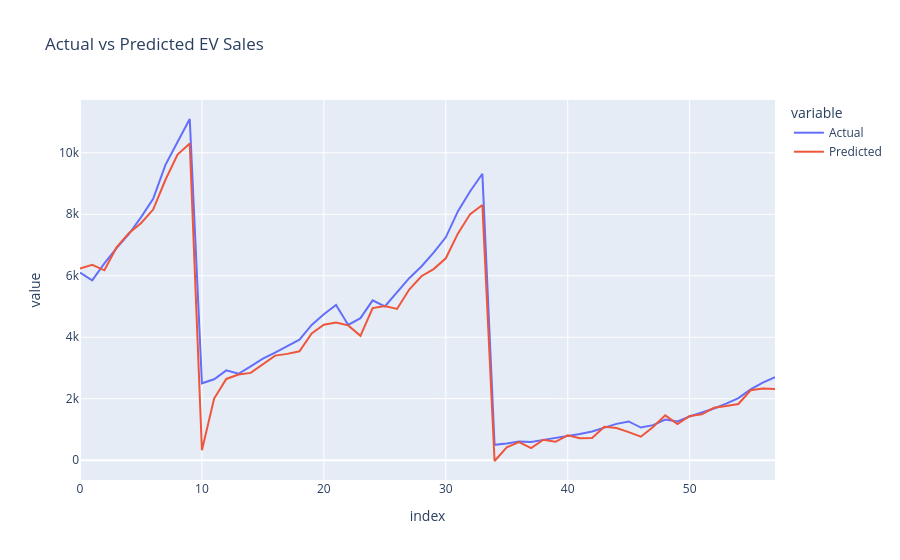

Notebook code for this chart:
### Code cell
fig = px.line(
    results.reset_index(drop=True),
    y=["Actual", "Predicted"],
    title="Actual vs Predicted EV Sales"
)

fig.show()

### Figure 1 — Plotly figure (JSON) as saved in the notebook; plotly's stock layout.template omitted (floating-point values rounded to 4 significant figures)
{"data": [{"hovertemplate": "variable=Actual<br>index=%{x}<br>value=%{y}<extra></extra>", "legendgroup": "Actual", "line": {"color": "#636efa", "dash": "solid"}, "marker": {"symbol": "circle"}, "mode": "lines", "name": "Actual", "orientation": "v", "showlegend": true, "type": "scatter", "x": [0, 1, 2, 3, 4, 5, 6, 7, 8, 9, 10, 11, 12, 13, 14, 15, 16, 17, 18, 19, 20, 21, 22, 23, 24, 25, 26, 27, 28, 29, 30, 31, 32, 33, 34, 35, 36, 37, 38, 39, 40, 41, 42, 43, 44, 45, 46, 47, 48, 49, 50, 51, 52, 53, 54, 55, 56, 57], "xaxis": "x", "y": [6100.0, 5850.0, 6400.0, 6900.0, 7350.0, 7900.0, 8500.0, 9600.0, 10350.0, 11100.0, 2500.0, 2630.0, 2920.0, 2810.0, 3050.0, 3300.0, 3500.0, 3710.0, 3920.0, 4400.0, 4750.0, 5050.0, 4400.0, 4620.0, 5200.0, 5000.0, 5450.0, 5920.0, 6300.0, 6750.0, 7250.0, 8100.0, 8750.0, 9320.0, 500.0, 540.0, 610.0, 590.0, 660.0, 720.0, 790.0, 850.0, 930.0, 1060.0, 1180.0, 1260.0, 1060.0, 1140.0, 1320.0, 1260.0, 1420.0, 1550.0, 1680.0, 1840.0, 2020.0, 2300.0, 2520.0, 2700.0], "yaxis": "y"}, {"hovertemplate": "variable=Predicted<br>index=%{x}<br>value=%{y}<extra></extra>", "legendgroup": "Predicted", "line": {"color": "#EF553B", "dash": "solid"}, "marker": {"symbol": "circle"}, "mode": "lines", "name": "Predicted", "orientation": "v", "showlegend": true, "type": "scatter", "x": [0, 1, 2, 3, 4, 5, 6, 7, 8, 9, 10, 11, 12, 13, 14, 15, 16, 17, 18, 19, 20, 21, 22, 23, 24, 25, 26, 27, 28, 29, 30, 31, 32, 33, 34, 35, 36, 37, 38, 39, 40, 41, 42, 43, 44, 45, 46, 47, 48, 49, 50, 51, 52, 53, 54, 55, 56, 57], "xaxis": "x", "y": [6237.0, 6357.0, 6177.0, 6926.0, 7381.0, 7711.0, 8153.0, 9115.0, 9944.0, 10300.0, 320.8, 2004.0, 2642.0, 2786.0, 2840.0, 3127.0, 3402.0, 3458.0, 3542.0, 4122.0, 4404.0, 4480.0, 4385.0, 4043.0, 4947.0, 5018.0, 4919.0, 5551.0, 5984.0, 6217.0, 6568.0, 7377.0, 8006.0, 8303.0, -27.56, 416.3, 588.3, 390.1, 663.4, 596.0, 807.2, 716.4, 720.1, 1084.0, 1046.0, 912.9, 762.7, 1079.0, 1458.0, 1174.0, 1437.0, 1490.0, 1703.0, 1760.0, 1826.0, 2275.0, 2330.0, 2316.0], "yaxis": "y"}], "layout": {"legend": {"title": {"text": "variable"}, "tracegroupgap": 0}, "title": {"text": "Actual vs Predicted EV Sales"}, "xaxis": {"anchor": "y", "domain": [0, 1], "title": {"text": "index"}}, "yaxis": {"anchor": "x", "domain": [0, 1], "title": {"text": "value"}}}}
